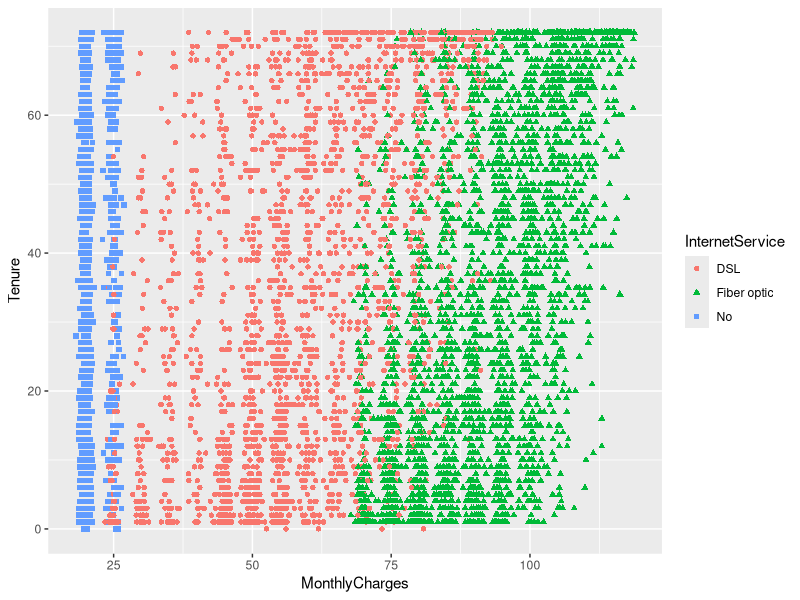
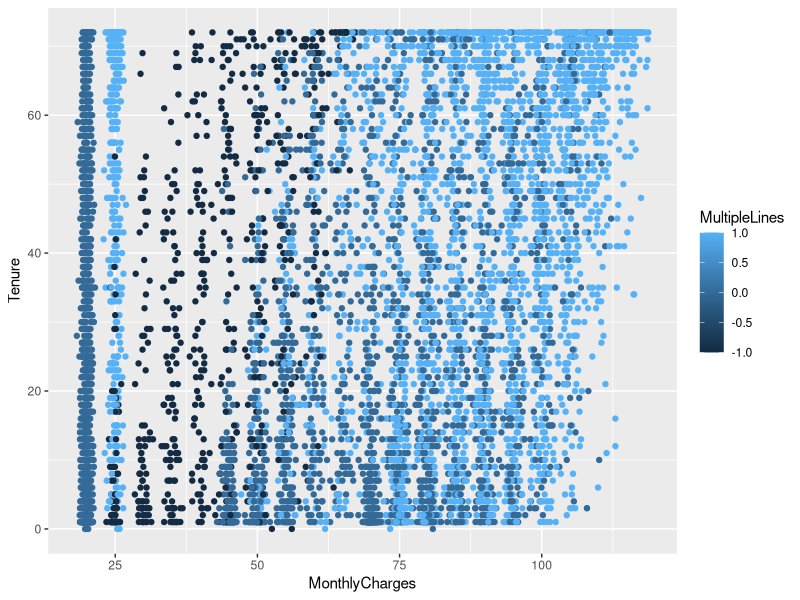

Generate these figures, in order, with R: (Note: this script raises an error after producing the figures.)
  library(stringi)
#-Load the "churn" dataset
churndata <- read.csv("Telco-Customer-Churn.csv", header = TRUE)
str(churndata)
dim(churndata) # 7043   21
summary(churndata)
#--Observed : 11 NA's in TotalCharges
#-Handling Missing Data
churndata_new <- churndata
#--Replacing Rows with NA's with the Median
churndata_new$TotalCharges[which(is.na(churndata_new$TotalCharges))] <- # Set : Rows in the Missing (Those that have NA)
  median(churndata_new$TotalCharges, na.rm=TRUE)                        # From: Middle "Value" of the Rating
dim(churndata_new)      #No rows removed
summary(churndata_new)  #NA's is removed from TotalCharges
#---churndata dataset is cleaned up.
#churndata <- churndata_new
#remove(churndata_new)
#---Swaping Yes -> 1, No -> 0, ~Service -> -1
#---  In: Partner, Dependents, PhoneService, MultipleLines, OnlineSecurity, OnlineBackup, DeviceProtection, 
#---      TechSupport, StreamingTV, StreamingMovies, PaperlessBilling, Churn
for (c in 1:ncol(churndata_new)){
  if ("Yes" %in% churndata_new[,c]){
    churndata_new[,c] <- as.character(churndata_new[,c])
    churndata_new[,c][which(stri_cmp_eq(churndata_new[,c],"Yes"))]  <- 1
    churndata_new[,c][which(stri_cmp_eq(churndata_new[,c],"No"))]   <- 0
    churndata_new[,c][which(stri_detect_fixed(churndata_new[,c],"service"))]<- -1
    churndata_new[,c] <- as.integer(churndata_new[,c])
  }
}

library(ggplot2)
#Internet Service
ggplot(churndata_new, aes(x=MonthlyCharges, y=Tenure, color=InternetService, shape=InternetService)) + geom_point()
#Multiple lines
ggplot(churndata_new, aes(x=MonthlyCharges, y=Tenure, color=MultipleLines)) + geom_point()


#kmeans clustering
churndata_new$CustomerID<- as.numeric (churndata_new$CustomerID)
churndata_new$Gender<- as.numeric (churndata_new$Gender)
churndata_new$SeniorCitizen<- as.numeric (churndata_new$SeniorCitizen)
churndata_new$Partner<- as.numeric (churndata_new$Partner)
churndata_new$Dependents<- as.numeric (churndata_new$Dependents)
churndata_new$Tenure<- as.numeric (churndata_new$Tenure)
churndata_new$PhoneService<- as.numeric (churndata_new$PhoneService)
churndata_new$MultipleLines<- as.numeric (churndata_new$MultipleLines)
churndata_new$InternetService<- as.numeric (churndata_new$InternetService)
churndata_new$OnlineSecurity<- as.numeric (churndata_new$OnlineSecurity)
churndata_new$OnlineBackup<- as.numeric (churndata_new$OnlineBackup)
churndata_new$DeviceProtection<- as.numeric (churndata_new$DeviceProtection)
churndata_new$TechSupport<- as.numeric (churndata_new$TechSupport)
churndata_new$StreamingTV<- as.numeric (churndata_new$StreamingTV)
churndata_new$StreamingMovies<- as.numeric (churndata_new$StreamingMovies)
churndata_new$Contract<- as.numeric (churndata_new$Contract)
churndata_new$PaperlessBilling<- as.numeric (churndata_new$PaperlessBilling)
churndata_new$PaymentMethod<- as.numeric (churndata_new$PaymentMethod)
churndata_new$MonthlyCharges<- as.numeric (churndata_new$MonthlyCharges)
churndata_new$TotalCharges<- as.numeric (churndata_new$TotalCharges)
churndata_new$Churn<- as.numeric (churndata_new$Churn)

set.seed(20)
clusters <- kmeans(churndata_new[,7:15],5)
ggplot(data=churndata_new, aes(x=MonthlyCharges, y=Tenure ,color=clusters$cluster ))+ geom_point()
